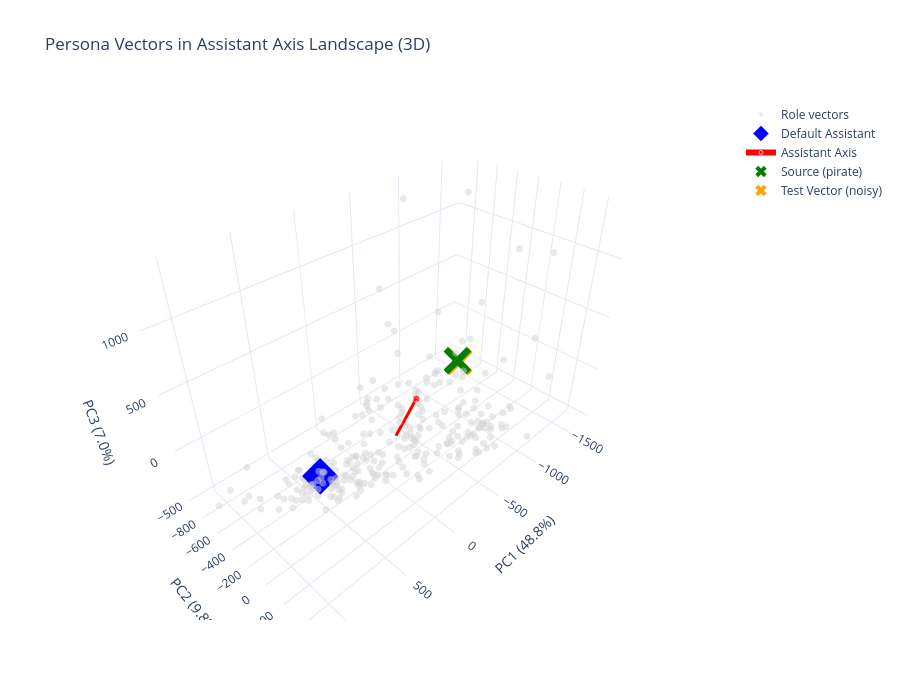

The notebook cell saved with this chart:
### Markdown cell above
## Visualize: 3D Interactive Plot

### Code cell
fig_3d = plot_3d_landscape(
    pca_result=pca_result,
    role_labels=role_labels,
    variance_explained=variance_explained,
    default_pc=default_pc,
    assistant_axis_pc=assistant_axis_pc,
    test_vectors=test_vectors,
    title="Persona Vectors in Assistant Axis Landscape (3D)"
)

fig_3d.show()

### Figure 1 — Plotly figure (JSON) as saved in the notebook; plotly's stock layout.template omitted (floating-point values rounded to 4 significant figures; data arrays with more than 128 entries replaced by an {"elided": "..."} marker saying what was removed)
{"data": [{"hovertemplate": "<b>%{text}</b><br>PC1: %{x:.2f}<br>PC2: %{y:.2f}<br>PC3: %{z:.2f}<extra></extra>", "marker": {"color": "lightgray", "opacity": 0.5, "size": 4}, "mode": "markers", "name": "Role vectors", "text": {"elided": "275 str values"}, "type": "scatter3d", "x": {"elided": "275 float values"}, "y": {"elided": "275 float values"}, "z": {"elided": "275 float values"}}, {"hovertemplate": "<b>%{text}</b><br>PC1: %{x:.2f}<br>PC2: %{y:.2f}<br>PC3: %{z:.2f}<extra></extra>", "marker": {"color": "blue", "size": 12, "symbol": "diamond"}, "mode": "markers", "name": "Default Assistant", "text": ["Default Assistant"], "type": "scatter3d", "x": [674.3], "y": [-21.29], "z": [65.78]}, {"hovertemplate": "<b>Assistant Axis</b><extra></extra>", "line": {"color": "red", "width": 6}, "marker": {"color": "red", "size": [0, 8]}, "mode": "lines+markers", "name": "Assistant Axis", "text": ["", "Assistant Axis"], "type": "scatter3d", "x": [0, -443.6], "y": [0, -224.0], "z": [0, -37.86]}, {"hovertemplate": "<b>%{text}</b><br>PC1: %{x:.2f}<br>PC2: %{y:.2f}<br>PC3: %{z:.2f}<extra></extra>", "marker": {"color": "green", "size": 10, "symbol": "x"}, "mode": "markers", "name": "Source (pirate)", "text": ["Source (pirate)"], "type": "scatter3d", "x": [-1114.0], "y": [-379.2], "z": [-81.83]}, {"hovertemplate": "<b>%{text}</b><br>PC1: %{x:.2f}<br>PC2: %{y:.2f}<br>PC3: %{z:.2f}<extra></extra>", "marker": {"color": "orange", "size": 10, "symbol": "x"}, "mode": "markers", "name": "Test Vector (noisy)", "text": ["Test Vector (noisy)"], "type": "scatter3d", "x": [-1124.0], "y": [-369.6], "z": [-90.9]}], "layout": {"height": 700, "scene": {"xaxis": {"title": {"text": "PC1 (48.8%)"}}, "yaxis": {"title": {"text": "PC2 (9.8%)"}}, "zaxis": {"title": {"text": "PC3 (7.0%)"}}}, "title": {"text": "Persona Vectors in Assistant Axis Landscape (3D)"}, "width": 900}}
